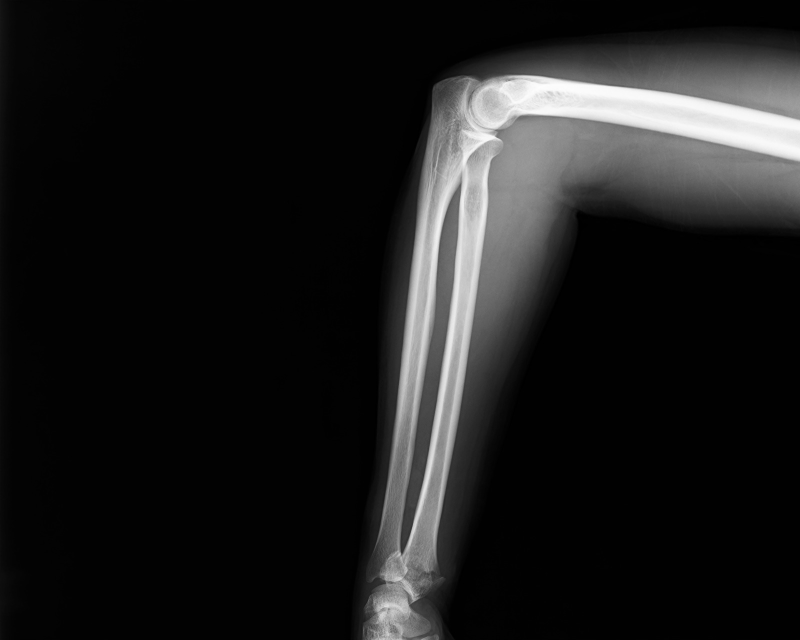
#> input picture results/v1/multi-agent-single-model/sonnet5/ID002-xray_analysis/images/00_original.png, 1600 x 1280 px (shown at 1/2 size)
$ python 08_wrist_crop.py
#> lines starting #> are read from the running program, lines starting #| are printed output that depends on the picture
"""Analysis 8: local contrast stretch of the cropped bottom-edge carpal fragment."""
import numpy as np
from PIL import Image
from common import ORIGINAL, IMAGES_DIR, WRIST_BOX
import os

im = np.array(Image.open(ORIGINAL).convert("L")).astype(np.float64)
crop = im[WRIST_BOX[1]:WRIST_BOX[3], WRIST_BOX[0]:WRIST_BOX[2]]
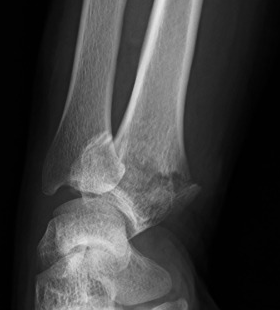
#> crop: shape (310, 280) float64; min 0, max 230, mean 61.6

lo, hi = np.percentile(crop, [1, 99])
#> lo = 1; hi = 202
stretched = (crop - lo) * (255.0 / max(hi - lo, 1e-6))
stretched = np.clip(stretched, 0, 255).astype(np.uint8)
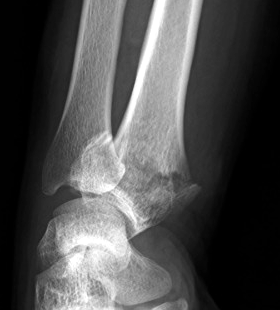
#> stretched: shape (310, 280); min 0, max 255, mean 76.4

h, w = stretched.shape
#> h = 310; w = 280
stretched_img = Image.fromarray(stretched).resize((w * 3, h * 3), Image.BICUBIC)
orig_img = Image.fromarray(crop.astype(np.uint8)).resize((w * 3, h * 3), Image.BICUBIC)

combo = Image.new("L", (w * 6, h * 3))
#> combo: PIL image 1680x930 L; every value is 0
combo.paste(orig_img, (0, 0))
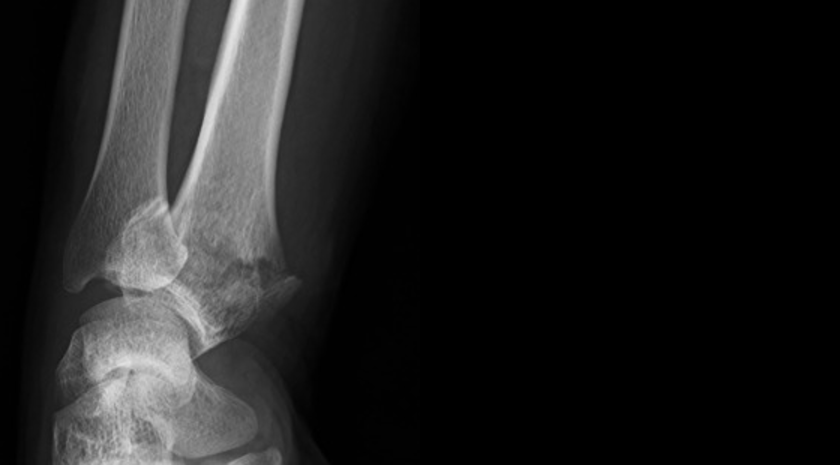
#> combo: PIL image 1680x930 L (shown at 1/2 size); min 0, max 230, mean 30.8
combo.paste(stretched_img, (w * 3, 0))
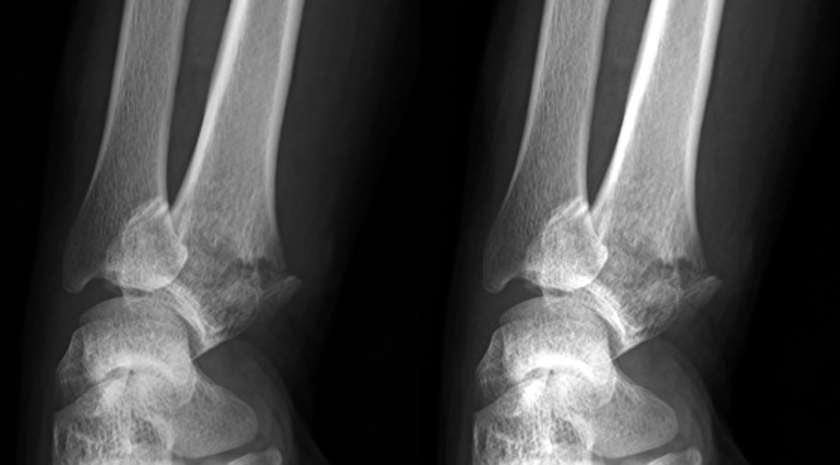
#> combo: PIL image 1680x930 L (shown at 1/2 size); min 0, max 255, mean 69

out = os.path.join(IMAGES_DIR, "08_wrist_fragment_crop_contrast.png")
combo.save(out)
print("wrote", out, combo.size)
#| wrote results/v1/multi-agent-single-model/sonnet5/ID002-xray_analysis/images/08_wrist_fragment_crop_contrast.png (1680, 930)

$ run again, with multi-agent-single-model/sonnet5/ID002-xray_analysis/images/01_elbow_joint_crop.png copied over results/v1/multi-agent-single-model/sonnet5/ID002-xray_analysis/images/00_original.png
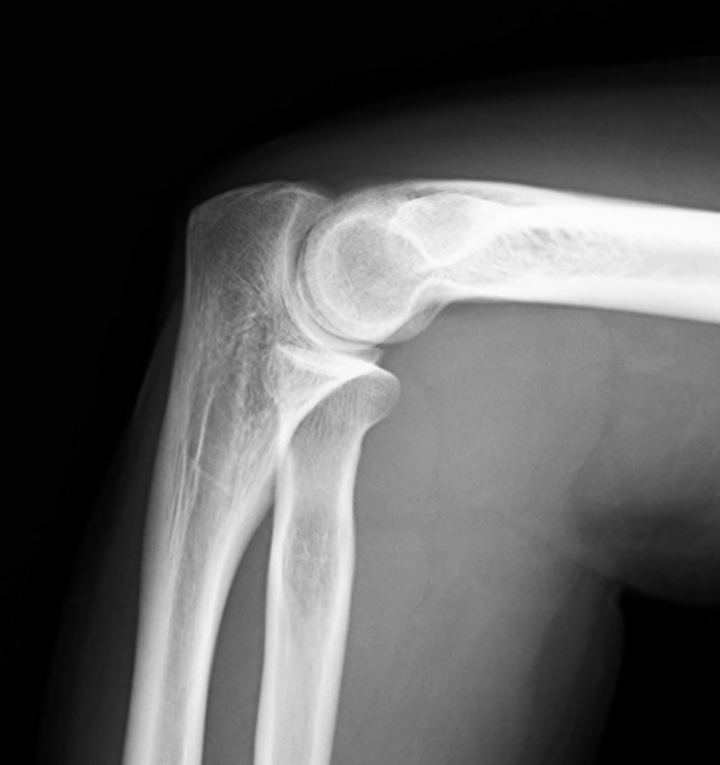
#> input picture multi-agent-single-model/sonnet5/ID002-xray_analysis/images/01_elbow_joint_crop.png, 1440 x 1530 px (shown at 1/2 size)
#> `crop = im[WRIST_BOX[1]:WRIST_BOX[3], WRIST_BOX[0]:WRIST_BOX[2]]`:
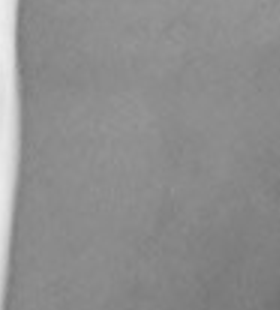
#> crop: shape (310, 280) float64; min 114, max 237, mean 141.9
#> lo = 123; hi = 228
#> `combo.paste(stretched_img, (w * 3, 0))`:
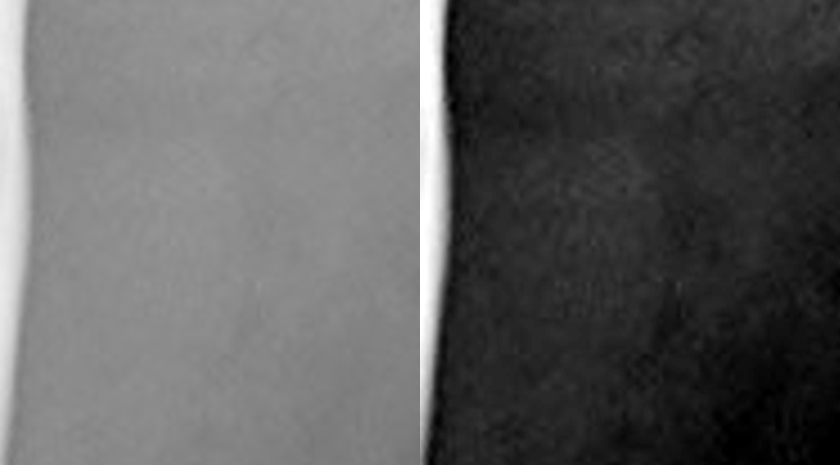
#> combo: PIL image 1680x930 L (shown at 1/2 size); min 0, max 255, mean 93.6
#| wrote results/v1/multi-agent-single-model/sonnet5/ID002-xray_analysis/images/08_wrist_fragment_crop_contrast.png (1680, 930)

$ run again, with multi-agent-single-model/sonnet5/ID002-xray_analysis/images/02_elbow_fatpad_clahe.png copied over results/v1/multi-agent-single-model/sonnet5/ID002-xray_analysis/images/00_original.png
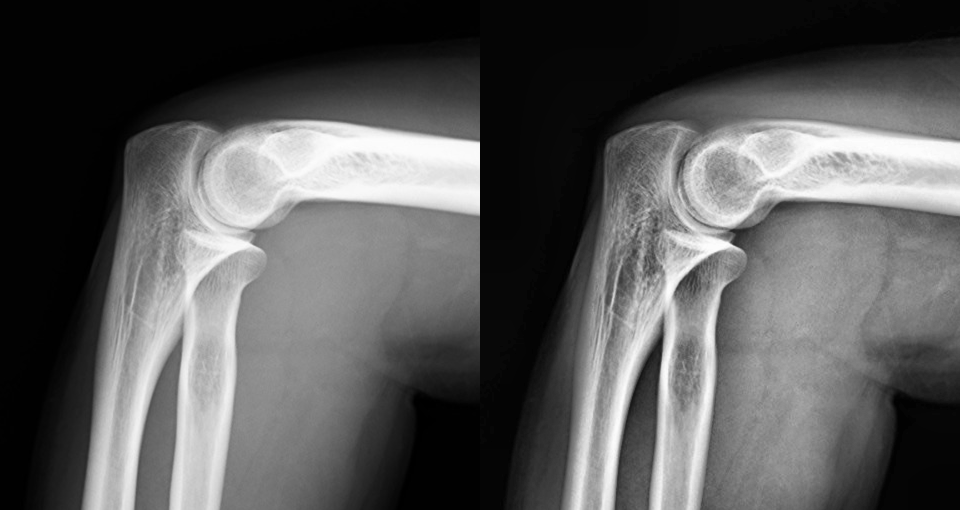
#> input picture multi-agent-single-model/sonnet5/ID002-xray_analysis/images/02_elbow_fatpad_clahe.png, 2880 x 1530 px (shown at 1/3 size)
#> `crop = im[WRIST_BOX[1]:WRIST_BOX[3], WRIST_BOX[0]:WRIST_BOX[2]]`:
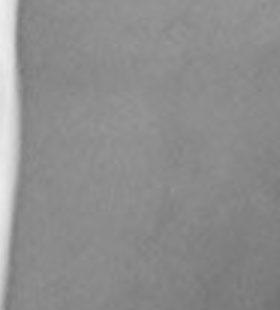
#> crop: shape (310, 280) float64; min 114, max 237, mean 141.9
#> lo = 123; hi = 228
#> `combo.paste(stretched_img, (w * 3, 0))`:
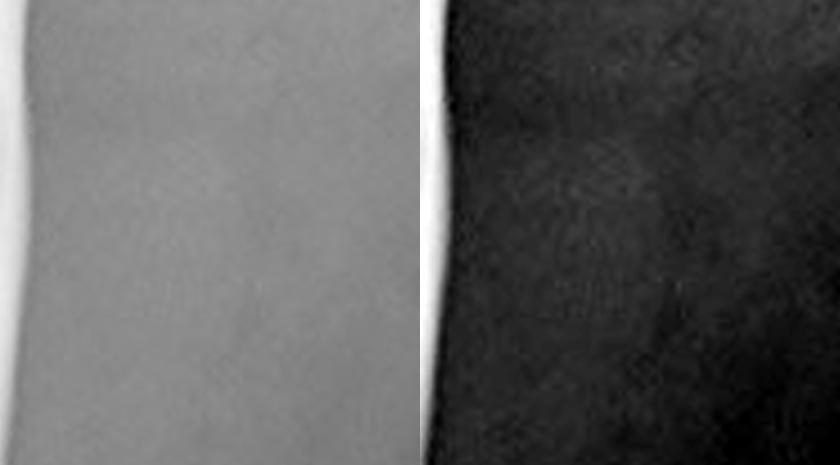
#> combo: PIL image 1680x930 L (shown at 1/2 size); min 0, max 255, mean 93.6
#| wrote results/v1/multi-agent-single-model/sonnet5/ID002-xray_analysis/images/08_wrist_fragment_crop_contrast.png (1680, 930)
